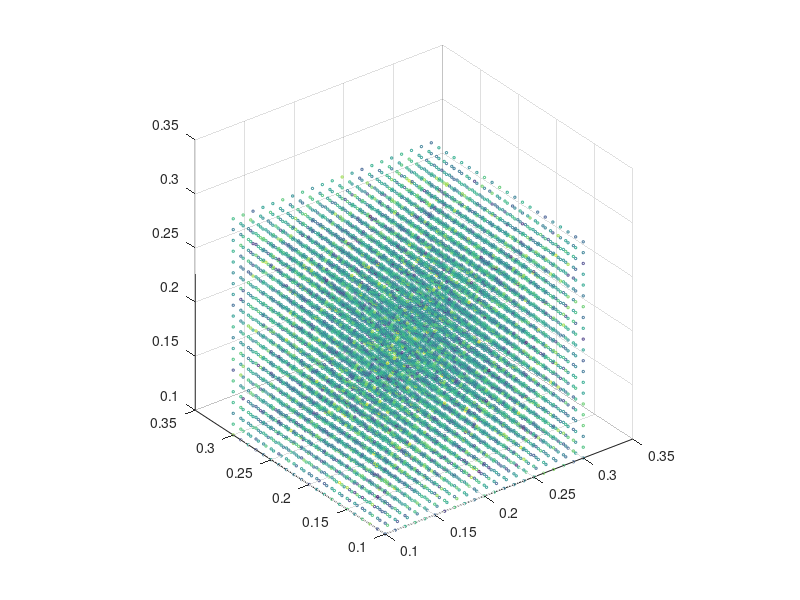

Source code (MATLAB):
% fractal brownian motion testing
function fbm3_test
    % plot scatter grid of points
    gv = 0.1:.01:.3;
    [X,Y,Z] = meshgrid(gv,gv,gv);
    X = X(:); Y = Y(:); Z = Z(:);
    C = zeros(length(X),1);
    for i=1:length(C)
        C(i) = fbm3([X(i),Y(i),Z(i)]);
    end
    %fbm3([.5,.5,.5])
    C = (C+.3)*1.6667;
    scatter3(X,Y,Z,3,C);
    axis square;
end

function [out] = fract(x)
    out = x - floor(x);
end

function [out] = hash(n)
    out = fract(sin(n)*43758.5453123);
end

function [out] = mix(x,y,a)
    out = (1-a)*x + a*y;
end

function [out] = noise3(x)
   p = floor(x);
   f = fract(x);
   f = f.*f.*(3-2*f);
   n = x(1) + 157*x(2) + 113*x(3);
   out = mix(mix(mix( hash(n+  0.0), hash(n+  1.0),f(1)), ...
                   mix( hash(n+157.0), hash(n+158.0),f(1)),f(2)), ...
               mix(mix( hash(n+113.0), hash(n+114.0),f(1)), ...
                   mix( hash(n+270.0), hash(n+271.0),f(1)),f(2)),f(3));
end

function [out] = fbm3(p)
    f = 0;
    for i=1:6
       x = pow2(i);
       f = f + (noise3(p*x)-.5)/x;
    end
    out = f;
end